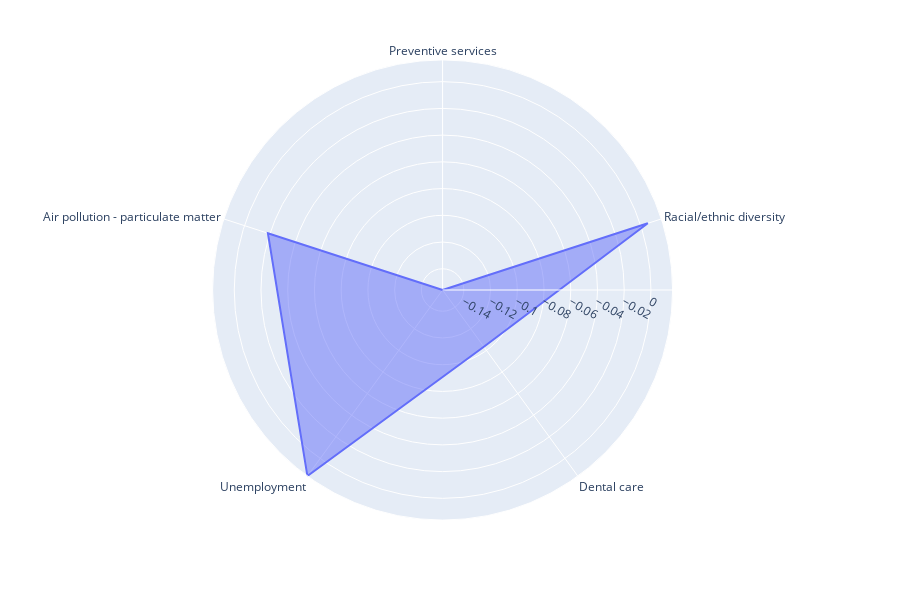

The code cell stored with this chart in its notebook:
### Code cell


### Figure 1 — Plotly figure (JSON) as saved in the notebook; plotly's stock layout.template omitted (floating-point values rounded to 4 significant figures)
{"data": [{"fill": "toself", "hoverlabel": {"namelength": 0}, "hovertemplate": "Risk Score=%{r}<br>metric_name=%{theta}", "legendgroup": "", "line": {"color": "#636efa", "dash": "solid"}, "mode": "lines", "name": "", "r": [-0.1559, 0.005568, -0.1034, 0.01621, -0.01844, -0.1559], "showlegend": false, "subplot": "polar", "theta": ["Preventive services", "Racial/ethnic diversity", "Dental care", "Unemployment", "Air pollution - particulate matter", "Preventive services"], "type": "scatterpolar"}], "layout": {"height": 600, "legend": {"tracegroupgap": 0}, "margin": {"t": 60}, "polar": {"angularaxis": {"direction": "clockwise", "rotation": 90}, "domain": {"x": [0.0, 0.98], "y": [0.0, 1.0]}}}}
